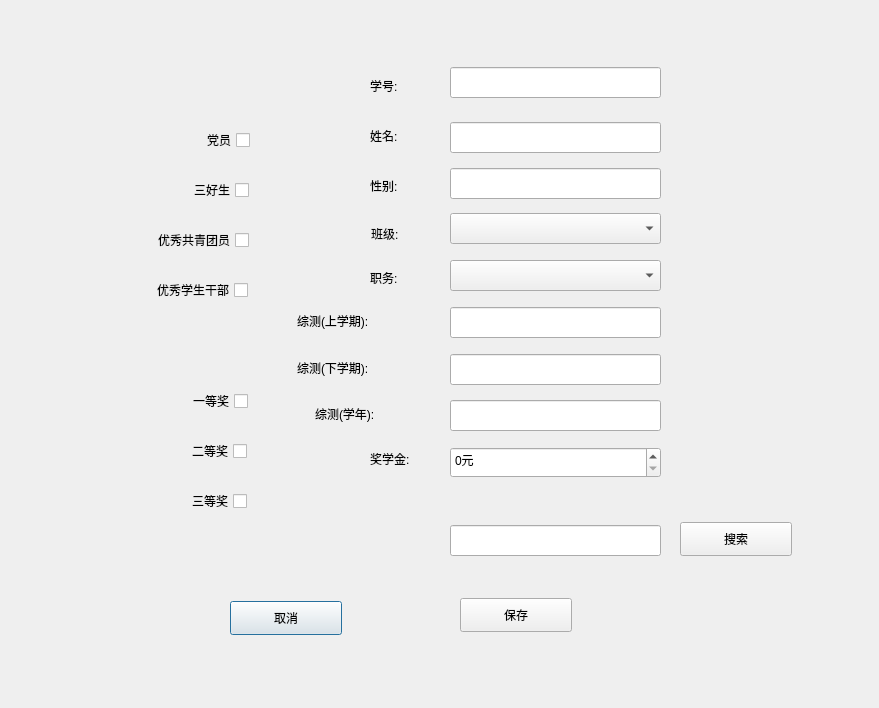
<?xml version="1.0" encoding="UTF-8"?>
<ui version="4.0">
 <class>Person</class>
 <widget class="QDialog" name="Person">
  <property name="geometry">
   <rect>
    <x>0</x>
    <y>0</y>
    <width>879</width>
    <height>708</height>
   </rect>
  </property>
  <property name="windowTitle">
   <string>个人信息</string>
  </property>
  <widget class="QLabel" name="label">
   <property name="geometry">
    <rect>
     <x>370</x>
     <y>77</y>
     <width>81</width>
     <height>18</height>
    </rect>
   </property>
   <property name="text">
    <string>学号:</string>
   </property>
  </widget>
  <widget class="QLabel" name="label_2">
   <property name="geometry">
    <rect>
     <x>370</x>
     <y>127</y>
     <width>81</width>
     <height>18</height>
    </rect>
   </property>
   <property name="text">
    <string>姓名:</string>
   </property>
  </widget>
  <widget class="QLabel" name="label_3">
   <property name="geometry">
    <rect>
     <x>370</x>
     <y>177</y>
     <width>81</width>
     <height>18</height>
    </rect>
   </property>
   <property name="text">
    <string>性别:</string>
   </property>
  </widget>
  <widget class="QLabel" name="label_5">
   <property name="geometry">
    <rect>
     <x>370</x>
     <y>269</y>
     <width>81</width>
     <height>18</height>
    </rect>
   </property>
   <property name="text">
    <string>职务:</string>
   </property>
  </widget>
  <widget class="QLabel" name="label_4">
   <property name="geometry">
    <rect>
     <x>297</x>
     <y>311</y>
     <width>121</width>
     <height>20</height>
    </rect>
   </property>
   <property name="text">
    <string>综测(上学期):</string>
   </property>
  </widget>
  <widget class="QLabel" name="label_6">
   <property name="geometry">
    <rect>
     <x>370</x>
     <y>448</y>
     <width>81</width>
     <height>21</height>
    </rect>
   </property>
   <property name="text">
    <string>奖学金:</string>
   </property>
  </widget>
  <widget class="QLineEdit" name="idEdit">
   <property name="geometry">
    <rect>
     <x>450</x>
     <y>67</y>
     <width>211</width>
     <height>31</height>
    </rect>
   </property>
   <property name="readOnly">
    <bool>false</bool>
   </property>
  </widget>
  <widget class="QLineEdit" name="nameEdit">
   <property name="geometry">
    <rect>
     <x>450</x>
     <y>122</y>
     <width>211</width>
     <height>31</height>
    </rect>
   </property>
   <property name="readOnly">
    <bool>false</bool>
   </property>
  </widget>
  <widget class="QLineEdit" name="genderEdit">
   <property name="geometry">
    <rect>
     <x>450</x>
     <y>168</y>
     <width>211</width>
     <height>31</height>
    </rect>
   </property>
   <property name="readOnly">
    <bool>false</bool>
   </property>
  </widget>
  <widget class="QLineEdit" name="lastZCEdit">
   <property name="geometry">
    <rect>
     <x>450</x>
     <y>307</y>
     <width>211</width>
     <height>31</height>
    </rect>
   </property>
   <property name="readOnly">
    <bool>false</bool>
   </property>
  </widget>
  <widget class="QPushButton" name="cancelBtn">
   <property name="geometry">
    <rect>
     <x>230</x>
     <y>601</y>
     <width>112</width>
     <height>34</height>
    </rect>
   </property>
   <property name="text">
    <string>取消</string>
   </property>
  </widget>
  <widget class="QPushButton" name="okBtn">
   <property name="geometry">
    <rect>
     <x>460</x>
     <y>598</y>
     <width>112</width>
     <height>34</height>
    </rect>
   </property>
   <property name="text">
    <string>保存</string>
   </property>
  </widget>
  <widget class="QSpinBox" name="spinBox">
   <property name="geometry">
    <rect>
     <x>450</x>
     <y>447</y>
     <width>211</width>
     <height>31</height>
    </rect>
   </property>
   <property name="whatsThis">
    <string/>
   </property>
   <property name="readOnly">
    <bool>false</bool>
   </property>
   <property name="suffix">
    <string>元</string>
   </property>
   <property name="prefix">
    <string/>
   </property>
   <property name="maximum">
    <number>20000</number>
   </property>
   <property name="singleStep">
    <number>50</number>
   </property>
  </widget>
  <widget class="QLineEdit" name="searchEdit">
   <property name="geometry">
    <rect>
     <x>450</x>
     <y>525</y>
     <width>211</width>
     <height>31</height>
    </rect>
   </property>
   <property name="inputMask">
    <string/>
   </property>
  </widget>
  <widget class="QPushButton" name="searchBtn">
   <property name="geometry">
    <rect>
     <x>680</x>
     <y>522</y>
     <width>112</width>
     <height>34</height>
    </rect>
   </property>
   <property name="text">
    <string>搜索</string>
   </property>
  </widget>
  <widget class="QLabel" name="label_7">
   <property name="geometry">
    <rect>
     <x>371</x>
     <y>225</y>
     <width>81</width>
     <height>18</height>
    </rect>
   </property>
   <property name="text">
    <string>班级:</string>
   </property>
  </widget>
  <widget class="QCheckBox" name="isParty">
   <property name="geometry">
    <rect>
     <x>145</x>
     <y>129</y>
     <width>105</width>
     <height>22</height>
    </rect>
   </property>
   <property name="layoutDirection">
    <enum>Qt::RightToLeft</enum>
   </property>
   <property name="text">
    <string>党员</string>
   </property>
  </widget>
  <widget class="QCheckBox" name="isSHS">
   <property name="geometry">
    <rect>
     <x>144</x>
     <y>179</y>
     <width>105</width>
     <height>22</height>
    </rect>
   </property>
   <property name="layoutDirection">
    <enum>Qt::RightToLeft</enum>
   </property>
   <property name="text">
    <string>三好生</string>
   </property>
  </widget>
  <widget class="QCheckBox" name="isXXGB">
   <property name="geometry">
    <rect>
     <x>97</x>
     <y>279</y>
     <width>151</width>
     <height>22</height>
    </rect>
   </property>
   <property name="layoutDirection">
    <enum>Qt::RightToLeft</enum>
   </property>
   <property name="text">
    <string>优秀学生干部</string>
   </property>
  </widget>
  <widget class="QCheckBox" name="isGQTY">
   <property name="geometry">
    <rect>
     <x>98</x>
     <y>229</y>
     <width>151</width>
     <height>22</height>
    </rect>
   </property>
   <property name="layoutDirection">
    <enum>Qt::RightToLeft</enum>
   </property>
   <property name="text">
    <string>优秀共青团员</string>
   </property>
  </widget>
  <widget class="QComboBox" name="classComBox">
   <property name="geometry">
    <rect>
     <x>450</x>
     <y>213</y>
     <width>211</width>
     <height>31</height>
    </rect>
   </property>
  </widget>
  <widget class="QComboBox" name="ZWComBox">
   <property name="geometry">
    <rect>
     <x>450</x>
     <y>260</y>
     <width>211</width>
     <height>31</height>
    </rect>
   </property>
  </widget>
  <widget class="QLabel" name="label_8">
   <property name="geometry">
    <rect>
     <x>297</x>
     <y>358</y>
     <width>121</width>
     <height>20</height>
    </rect>
   </property>
   <property name="text">
    <string>综测(下学期):</string>
   </property>
  </widget>
  <widget class="QLineEdit" name="nextZCEdit">
   <property name="geometry">
    <rect>
     <x>450</x>
     <y>354</y>
     <width>211</width>
     <height>31</height>
    </rect>
   </property>
   <property name="readOnly">
    <bool>false</bool>
   </property>
  </widget>
  <widget class="QLabel" name="label_9">
   <property name="geometry">
    <rect>
     <x>315</x>
     <y>404</y>
     <width>121</width>
     <height>20</height>
    </rect>
   </property>
   <property name="text">
    <string>综测(学年):</string>
   </property>
  </widget>
  <widget class="QLineEdit" name="totalZCEdit">
   <property name="geometry">
    <rect>
     <x>450</x>
     <y>400</y>
     <width>211</width>
     <height>31</height>
    </rect>
   </property>
   <property name="readOnly">
    <bool>false</bool>
   </property>
  </widget>
  <widget class="QCheckBox" name="third">
   <property name="geometry">
    <rect>
     <x>146</x>
     <y>490</y>
     <width>101</width>
     <height>22</height>
    </rect>
   </property>
   <property name="layoutDirection">
    <enum>Qt::RightToLeft</enum>
   </property>
   <property name="text">
    <string>三等奖</string>
   </property>
  </widget>
  <widget class="QCheckBox" name="second">
   <property name="geometry">
    <rect>
     <x>142</x>
     <y>440</y>
     <width>105</width>
     <height>22</height>
    </rect>
   </property>
   <property name="layoutDirection">
    <enum>Qt::RightToLeft</enum>
   </property>
   <property name="text">
    <string>二等奖</string>
   </property>
  </widget>
  <widget class="QCheckBox" name="first">
   <property name="geometry">
    <rect>
     <x>143</x>
     <y>390</y>
     <width>105</width>
     <height>22</height>
    </rect>
   </property>
   <property name="layoutDirection">
    <enum>Qt::RightToLeft</enum>
   </property>
   <property name="text">
    <string>一等奖</string>
   </property>
  </widget>
 </widget>
 <resources/>
 <connections/>
</ui>
